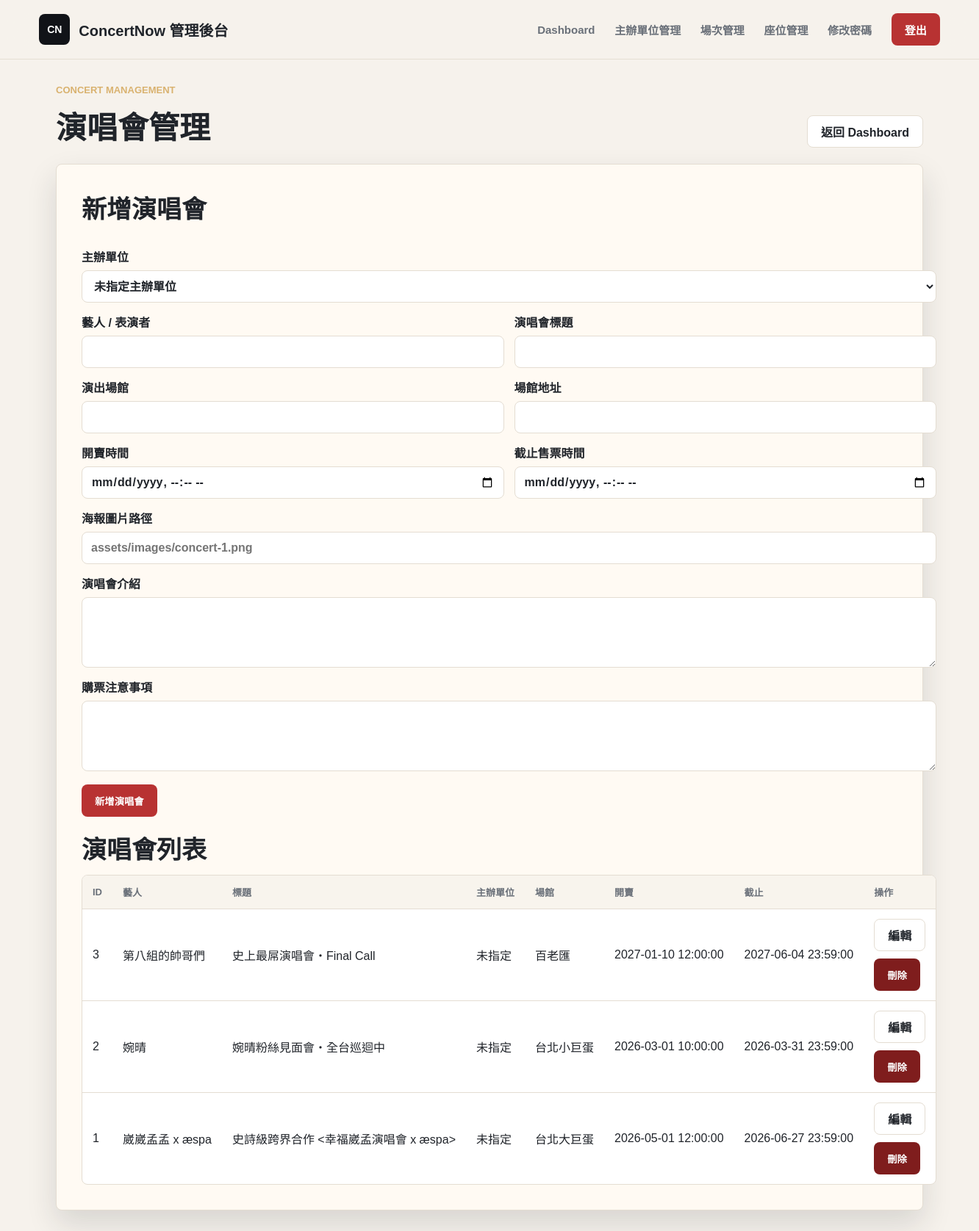
The app's page /manager/concerts.php (signed in), older data.
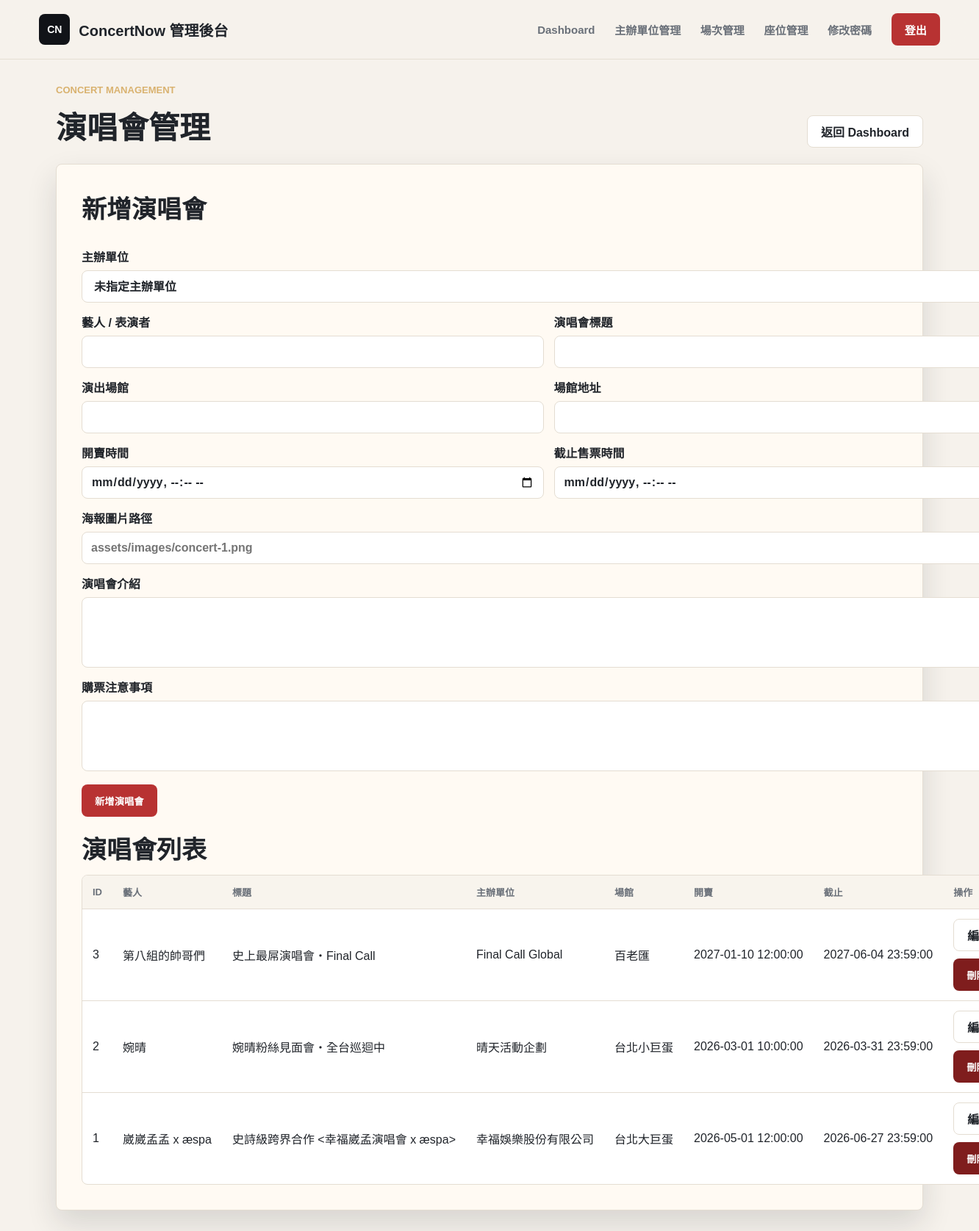
The same page, newer data.
### tables this page shows
CREATE TABLE Concert (
    concert_id INT AUTO_INCREMENT PRIMARY KEY,
    organizer_id INT NULL,                           
    artist VARCHAR(100) NOT NULL,                     
    title VARCHAR(255) NOT NULL,                      
    venue VARCHAR(100) NOT NULL,                      
    concert_address VARCHAR(255) NOT NULL,                    
    image VARCHAR(255),                               
    sale_start DATETIME NOT NULL,                     
    sale_end DATETIME NOT NULL,                       
    description TEXT,                                 
    notice TEXT,                                      
    created_at TIMESTAMP DEFAULT CURRENT_TIMESTAMP,
    FOREIGN KEY (organizer_id) REFERENCES Organizer(organizer_id) ON DELETE SET NULL
);

CREATE TABLE Organizer (
    organizer_id INT AUTO_INCREMENT PRIMARY KEY,
    organizer_name VARCHAR(100) NOT NULL UNIQUE,
    contact_person VARCHAR(100) NULL,
    contact_email VARCHAR(100) NULL,
    contact_phone VARCHAR(30) NULL,
    organizer_address VARCHAR(255) NULL,
    note TEXT NULL,
    created_at TIMESTAMP DEFAULT CURRENT_TIMESTAMP,
    updated_at TIMESTAMP DEFAULT CURRENT_TIMESTAMP ON UPDATE CURRENT_TIMESTAMP
);

### includes/manager_auth.php (called while the page is built, shortened)
<?php
function h($value)
{
    return htmlspecialchars((string) $value, ENT_QUOTES, 'UTF-8');
}

### manager/concerts.php (the view, shortened to what the changed rows need)
<?php
require_once __DIR__ . '/../includes/manager_auth.php';
require_once __DIR__ . '/../includes/db_config.php';
$errors = [];
$concerts = [];
$editConcert = null;
$dbReady = $pdo instanceof PDO;
$addressColumn = 'address';
function detectConcertAddressColumn($connection)
{
    try {
        $columns = $connection->query('SHOW COLUMNS FROM Concert')->fetchAll();
    } catch (PDOException $exception) {
        error_log('Detect Concert columns failed: ' . $exception->getMessage());
        return 'address';
    }
    $columnNames = array_map(function ($column) {
        return $column['Field'];
    }, $columns);
    if (in_array('concert_address', $columnNames, true)) {
        return 'concert_address';
    }
    return 'address';
}
if (!$dbReady) {
    $errors[] = '目前無法連線資料庫，請確認 MySQL 與 includes/db_config.php 設定。';
} else {
    $addressColumn = detectConcertAddressColumn($pdo);
}
if ($dbReady) {
    try {
        $sql = "SELECT c.concert_id, c.organizer_id, c.artist, c.title, c.venue, c.{$addressColumn} AS address,
                       c.image, c.sale_start, c.sale_end, c.description, c.notice,
                       o.organizer_name
                FROM Concert c
                LEFT JOIN Organizer o ON o.organizer_id = c.organizer_id
                ORDER BY concert_id DESC";
        $stmt = $pdo->query($sql);
        $concerts = $stmt->fetchAll();
    } catch (PDOException $exception) {
        error_log('Fetch concerts failed: ' . $exception->getMessage());
        $errors[] = '讀取演唱會列表失敗，請稍後再試。';
    }
}
$isEditing = is_array($editConcert);
$formTitle = $isEditing ? '編輯演唱會' : '新增演唱會';
?>
<!doctype html>
<html lang="zh-Hant">
<head>
    <link rel="stylesheet" href="../assets/css/style.css">
</head>
<body>
    <main class="concert-section manager-concerts">
        <div class="section-title">
            <div>
                <h2>演唱會管理</h2>
            </div>
        </div>
        <section class="placeholder-card concerts-panel">
            <div class="concerts-layout">
                <form class="concert-form" method="post" action="/concert_system/manager/concerts.php">
                    <h1><?= h($formTitle) ?></h1>
                </form>
                <div>
                    <h1>演唱會列表</h1>
                    <div class="table-wrap">
                        <?php if ($concerts): ?>
                            <table class="concert-table">
                                <thead>
                                    <tr>
                                        <th>ID</th>
                                        <th>藝人</th>
                                        <th>標題</th>
                                        <th>主辦單位</th>
                                        <th>場館</th>
                                        <th>開賣</th>
                                        <th>截止</th>
                                        <th>操作</th>
                                    </tr>
                                </thead>
                                <tbody>
                                    <?php foreach ($concerts as $concert): ?>
                                        <tr>
                                            <td><?= h($concert['concert_id']) ?></td>
                                            <td><?= h($concert['artist']) ?></td>
                                            <td><?= h($concert['title']) ?></td>
                                            <td><?= h($concert['organizer_name'] ?? '未指定') ?></td>
                                            <td><?= h($concert['venue']) ?></td>
                                            <td><?= h($concert['sale_start']) ?></td>
                                            <td><?= h($concert['sale_end']) ?></td>
                                            <td>
                                                <div class="table-actions">
                                                    <a class="secondary-action" href="/concert_system/manager/concerts.php?edit_id=<?= h($concert['concert_id']) ?>">編輯</a>
                                                    <form method="post" action="/concert_system/manager/concerts.php" onsubmit="return confirm('確定要刪除此演唱會嗎？相關場次與座位可能會一起被刪除。');">
                                                        <button class="danger-action" type="submit">刪除</button>
                                                    </form>
                                                </div>
                                            </td>
                                        </tr>
                                    <?php endforeach; ?>
                                </tbody>
                            </table>
                        <?php else: ?>
                            <div class="empty-row">目前沒有演唱會資料。</div>
                        <?php endif; ?>
                    </div>
                </div>
            </div>
        </section>
    </main>
</body>
</html>

Row changes from the older to the newer data that the page shows:
changed concert "第八組的帥哥們": organizer.organizer_name "未指定" → "Final Call Global"
changed concert "婉晴": organizer.organizer_name "未指定" → "晴天活動企劃"
changed concert "崴崴孟孟 x æspa": organizer.organizer_name "未指定" → "幸福娛樂股份有限公司"
